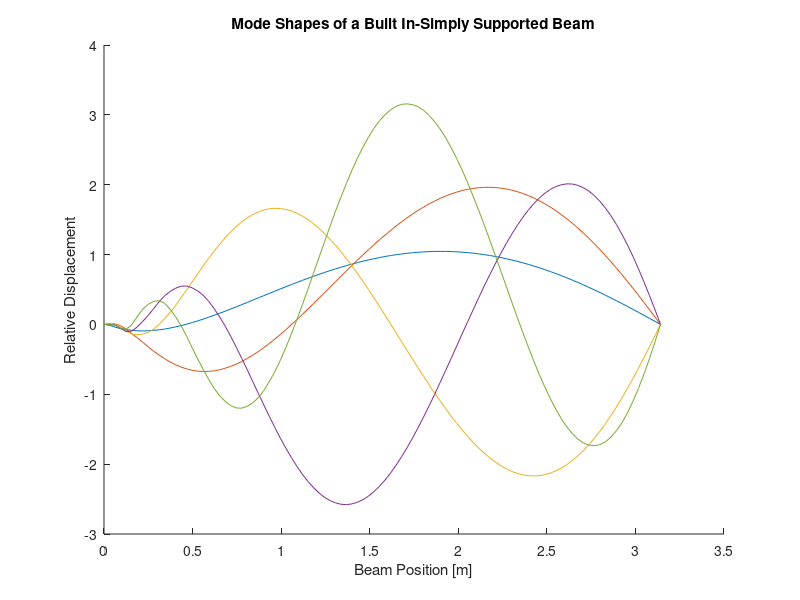
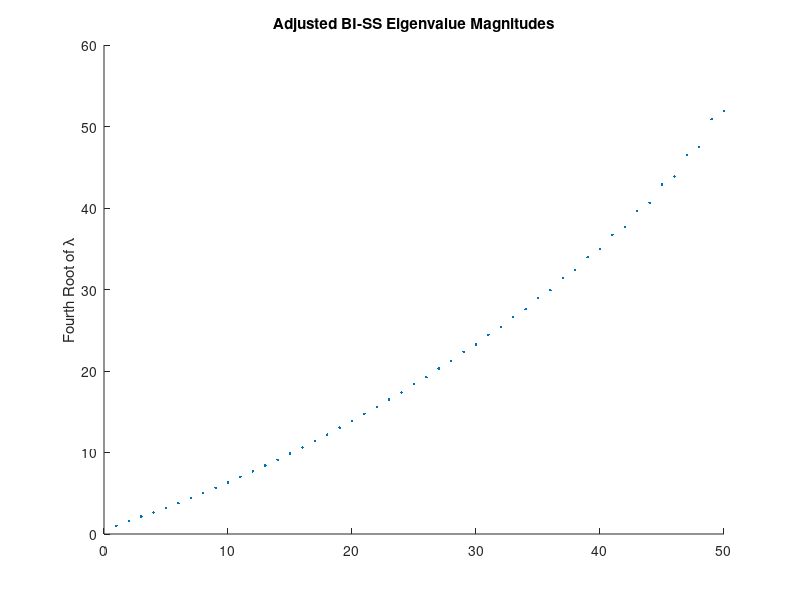

The MATLAB script that drew these images, in order:
clc; clear all;
addpath('Functions\');
%% BISSBeamNumericFEM.m
%  Joseph Anthony
%
% Created:         9/8/25
% Last Modified:   9/8/25
%
% Description: Numerically solves the Euler-Bernoulli beam equation 
%   for a built in-simply supported beam using numeric FEM, determines the solution 
%   structure, and installs a time-domain solution.
%
%% Flags
FLAG.DISPLAY_MODES = true;
FLAG.DISPLAY_SPECTRUM = true;
FLAG.CALCULATE_TIMESOLVER = false;

%% Parameters
n = 100;         % Mesh size, number of interior points
shapes = 50;     % Number of shape functions

L = pi;           % Beam length
modeCount = 5;    % Number of displayed modes

beta = 10;        % Linear damping coefficient
IC_disp = .1;     % IC: Displacement [m]
IC_pos = .6;      % IC: Where displacement is located [m]
timespan = 1;     % Maximum time value, [s]
factor = 1;       % Scaling factor for K

%% Generate Modes
xvals = linspace(0,L,n+2);
deltax = mean(diff(xvals));
basis = zeros(shapes, n+2);
Dbasis = zeros(shapes, n+1);
D2basis = zeros(shapes, n);

% Generate shape functions and their respective derivatives
for i = 1:shapes
    basis(i,:) = xvals.^2.*cos(i*xvals).*(xvals-L*ones(1,n+2));
    Dbasis(i,:) = diff(basis(i,:))/deltax;
    D2basis(i,:) = diff(Dbasis(i,:))/deltax;
end

% Generate symmetric stiffness matrices
K = zeros(shapes);
M = zeros(shapes);

for row = 1:shapes
    for col = 1:row
        K(row,col) = trapz(xvals(2:end-1), D2basis(row,:).*D2basis(col,:));
        M(row, col) = trapz(xvals, basis(row,:).*basis(col,:));
    end
end
K = K + K' - diag(diag(K));
M = M + M' - diag(diag(M));

% Determine sorted eigenbasis
[evecs, evals] = eig(K);
[~, index] = sort(diag(abs(evals))); 
evals = evals(index,index);
evecs = evecs(:, index);

% Display mode shapes
modeshapes = basis'*evecs;
modeshapes = modeshapes';

if FLAG.DISPLAY_MODES
    figure();
    hold on
    for i = 1:modeCount
        plot(xvals, modeshapes(i,:));
    end
    xlabel("Beam Position [m]");
    ylabel("Relative Displacement");
    title("Mode Shapes of a Built In-Simply Supported Beam");
end


% Plot eigenvalue spectrum
espectrum = abs(diag(evals))/abs(evals(1,1));
scaled_espectrum = espectrum.^(1/4);

if FLAG.DISPLAY_SPECTRUM
    figure();
    hold on
    plot(scaled_espectrum, "LineStyle", "none", "Marker", ".");
    title("Adjusted BI-SS Eigenvalue Magnitudes");
    ylabel("Fourth Root of λ");
end

%% Time-Domain Solver
if FLAG.CALCULATE_TIMESOLVER
    K_scaled = -K * factor;
    IC_beam = xvals;
    for ind = 1:length(xvals)
        if xvals(ind) < IC_pos
            IC_beam(ind) = IC_disp/IC_pos*xvals(ind);
        else
            IC_beam(ind) = -IC_disp/(L-IC_pos)*(xvals(ind)-IC_pos)+IC_disp;
        end
    end
    
    % Find closest shape vector
    IC_shapes = [lsqr(basis', IC_beam')', zeros(1,shapes)];
    
    % Solve shape vector and translate to displacement
    [t,y] = ode45(@(t,y) odefcn_2orderFEM(t, y, K_scaled, M, beta), [0 timespan], IC_shapes);
    solution_beam = y(:,1:shapes)*basis;

    % Plot solution over time
    figure();
    surf(xvals,t,solution_beam, "LineStyle","none");
    camlight('headlight');
    title('Beam Displacement over Time');
    xlabel('Beam Position [m]');
    ylabel('Time [sec]');
    zlabel('Displacement [m]');
end